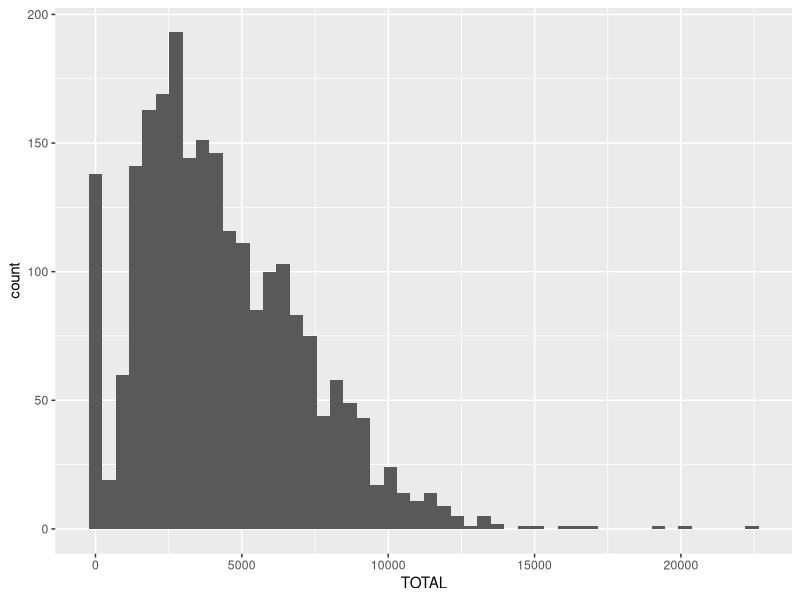

Generate this figure with R: (Note: this script raises an error after producing the figure.)
library(tidyverse)
library(Hmisc)
library(corrplot)

#getwd()
setwd(dirname(rstudioapi::getActiveDocumentContext()$path))

# read cleaned data set
dwelling_type <- read_csv("../Data Files/ABS/Dwelling_Type_SA2.csv")
sa2 <- read_csv("../Data Files/ABS/NSW_SA2_FOR_MODEL.csv")
employed <- read_csv("../Data Files/ABS/Employed_SA2.csv")

# No duplicate SA2 Codes
sa2 %>% 
  group_by(SA2_MAINCODE_2016) %>% 
  summarise(cnt = n()) %>% 
  filter(cnt > 1)

# Some SA2's don't have any dwellings - positive skew
dwelling_type %>% 
  mutate(TOTAL= DWELLING_HOUSE + DWELLING_FLAT + DWELLING_SEMI + DWELLING_OTHER) %>% 
  ggplot() +
  geom_histogram(aes(x = TOTAL), bins = 50)

# 62 SA2's have no dwellings - 7 in NSW, a military base, centennial park, a NP, a cemetry, and Industrial area, Banksmeadow is whaves and industry
dwelling_type %>% 
  inner_join(sa2, by = c("SA2_CODE" = "SA2_MAINCODE_2016")) %>% 
  mutate(TOTAL= DWELLING_HOUSE + DWELLING_FLAT + DWELLING_SEMI + DWELLING_OTHER)

# There are a couple of areas with high numbers of dwellings - Waterloo/Beaconsfield in NSW is high density
dwelling_type %>% 
  mutate(TOTAL= DWELLING_HOUSE + DWELLING_FLAT + DWELLING_SEMI + DWELLING_OTHER) %>% 
  filter(TOTAL > 15000) %>% 
  left_join(sa2_data, by = c("SA2_CODE" = "SA2_MAINCODE_2016")) %>% 
  select(SA2_CODE, TOTAL, SA2_NAME_2016, STATE_NAME_2016) %>% 
  filter(between(SA2_CODE,100000000,200000000))

# Remove SA2's with no dwellings and only show NSW SA2's
dwelling_type_filtered <- dwelling_type %>% 
  mutate(TOTAL= DWELLING_HOUSE + DWELLING_FLAT + DWELLING_SEMI + DWELLING_OTHER) %>% 
  filter(TOTAL != 0) %>% 
  inner_join(sa2_data, by = c("SA2_CODE" = "SA2_MAINCODE_2016"))

## DWELLING HOUSE
# Some areas in NSW have no houses - data may be slightly skewed
dwelling_type_filtered %>%
  ggplot() +
  geom_histogram(aes(x = DWELLING_HOUSE), bins = 50)

# Standardise data and confirm data has a long tail 
house_std <- scale(dwelling_type_filtered$DWELLING_HOUSE)
qqnorm(house_std)
abline(a = 0, b = 1, col = 'grey')

## DWELLING FLAT
# There are 21 no flat SA2's in NSW - industrial areas, offshore shipping, Rural areas
dwelling_type_filtered %>% 
  filter(DWELLING_FLAT == 0) %>% 
  select(SA2_CODE, SA2_NAME_2016, PERC_DWELLING_HOUSE, PERC_DWELLING_FLAT, PERC_DWELLING_SEMI, PERC_DWELLING_OTHER)

# Some areas in NSW have no houses - data skewed
dwelling_type_filtered %>%
  ggplot() +
  geom_histogram(aes(x = DWELLING_FLAT), bins = 100)

# Standardise data and confirm data is not normally distributed 
flat_std <- scale(dwelling_type_filtered$DWELLING_FLAT)
qqnorm(flat_std)
abline(a = 0, b = 1, col = 'grey')

## DWELLING SEMI
# There are 19 no semi SA2's in NSW - industrial areas, airport, offshore shipping, rural areas
dwelling_type_filtered %>% 
  filter(DWELLING_SEMI == 0) %>% 
  select(SA2_CODE, SA2_NAME_2016, PERC_DWELLING_HOUSE, PERC_DWELLING_FLAT, PERC_DWELLING_SEMI, PERC_DWELLING_OTHER)

# Some areas in NSW have no houses - data skewed
dwelling_type_filtered %>%
  ggplot() +
  geom_histogram(aes(x = DWELLING_SEMI), bins = 100)

# Standardise data and confirm data is not normally distributed 
semi_std <- scale(dwelling_type_filtered$DWELLING_SEMI)
qqnorm(semi_std)
abline(a = 0, b = 1, col = 'grey')

# Check correlation between variables
dwelling_matrix <- dwelling_type_filtered %>% 
  select(DWELLING_FLAT,DWELLING_HOUSE,DWELLING_OTHER,DWELLING_SEMI) %>% 
  as.matrix()

# Show values - nothing really high
rcorr(dwelling_matrix, type = "pearson")

# And a plot for good measure
corrplot(cor(dwelling_matrix), method = "ellipse")

# Have a quick check of the Unemployment and Dwelling Type
dwelling_type %>% 
  inner_join(sa2, by = c("SA2_CODE" = "SA2_MAINCODE_2016")) %>% 
  inner_join(employed, by = "SA2_CODE") %>% 
  ggplot() +
  geom_point(aes(x = PERC_DWELLING_HOUSE, y = PERC_UNEMPLOYED))
